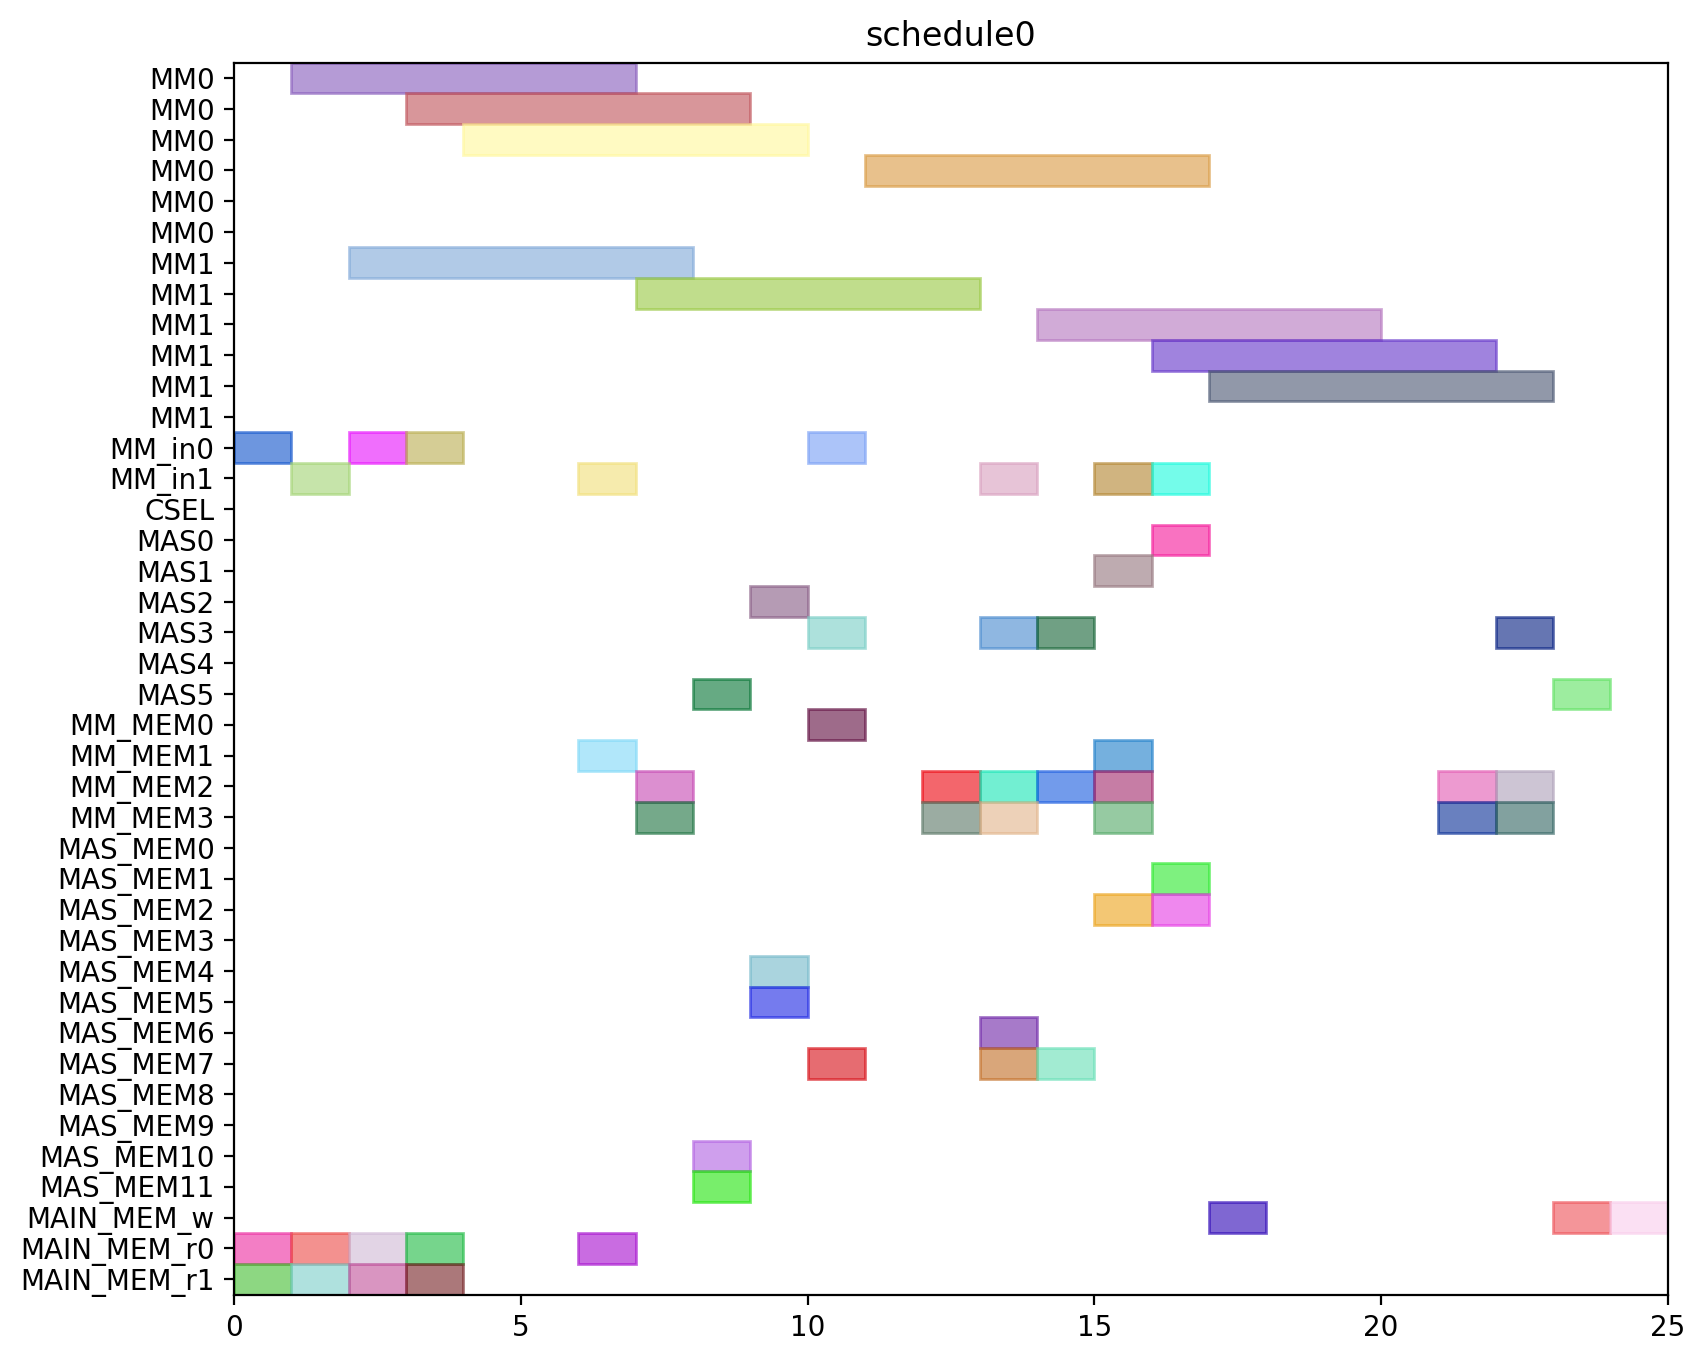

Write Python code to recreate this figure.
from pyschedule import Scenario, solvers, plotters, alt


def solve():
	horizon = 120
	S = Scenario("schedule0", horizon=horizon)

	# resource
	MM = S.Resources('MM', num=2, size=6)
	MM_in = S.Resources('MM_in', num=2)
	CSEL = S.Resource('CSEL')
	MAS = S.Resources('MAS', num=6, size=1, periods=range(1, horizon))
	MM_MEM = S.Resources('MM_MEM', num=4)
	MAS_MEM = S.Resources('MAS_MEM', num=12)
	MAIN_MEM_w = S.Resource('MAIN_MEM_w', size=1)
	MAIN_MEM_r = S.Resources('MAIN_MEM_r', num=2)

	# result of previous scheduling

	# new tasks
	t0 = S.Task('t0', length=6, delay_cost=1)
	t0 += alt(MM)
	t0_in = S.Task('t0_in', length=1, delay_cost=1)
	t0_in += alt(MM_in)
	S += t0_in*MM_in[0]<=t0*MM[0]
	S += t0_in*MM_in[1]<=t0*MM[1]
	t0_mem0 = S.Task('t0_mem0', length=1, delay_cost=1)
	t0_mem0 += MAIN_MEM_r[0]
	S += t0_mem0 <= t0

	t0_mem1 = S.Task('t0_mem1', length=1, delay_cost=1)
	t0_mem1 += MAIN_MEM_r[1]
	S += t0_mem1 <= t0

	t3 = S.Task('t3', length=6, delay_cost=1)
	t3 += alt(MM)
	t3_in = S.Task('t3_in', length=1, delay_cost=1)
	t3_in += alt(MM_in)
	S += t3_in*MM_in[0]<=t3*MM[0]
	S += t3_in*MM_in[1]<=t3*MM[1]
	t3_mem0 = S.Task('t3_mem0', length=1, delay_cost=1)
	t3_mem0 += MAIN_MEM_r[0]
	S += t3_mem0 <= t3

	t3_mem1 = S.Task('t3_mem1', length=1, delay_cost=1)
	t3_mem1 += MAIN_MEM_r[1]
	S += t3_mem1 <= t3

	t1 = S.Task('t1', length=6, delay_cost=1)
	t1 += alt(MM)
	t1_in = S.Task('t1_in', length=1, delay_cost=1)
	t1_in += alt(MM_in)
	S += t1_in*MM_in[0]<=t1*MM[0]
	S += t1_in*MM_in[1]<=t1*MM[1]
	t1_mem0 = S.Task('t1_mem0', length=1, delay_cost=1)
	t1_mem0 += MAIN_MEM_r[0]
	S += t1_mem0 <= t1

	t1_mem1 = S.Task('t1_mem1', length=1, delay_cost=1)
	t1_mem1 += MAIN_MEM_r[1]
	S += t1_mem1 <= t1

	t2 = S.Task('t2', length=6, delay_cost=1)
	t2 += alt(MM)
	t2_in = S.Task('t2_in', length=1, delay_cost=1)
	t2_in += alt(MM_in)
	S += t2_in*MM_in[0]<=t2*MM[0]
	S += t2_in*MM_in[1]<=t2*MM[1]
	t2_mem0 = S.Task('t2_mem0', length=1, delay_cost=1)
	t2_mem0 += MAIN_MEM_r[0]
	S += t2_mem0 <= t2

	t2_mem1 = S.Task('t2_mem1', length=1, delay_cost=1)
	t2_mem1 += MAIN_MEM_r[1]
	S += t2_mem1 <= t2

	t4 = S.Task('t4', length=6, delay_cost=1)
	t4 += alt(MM)
	t4_in = S.Task('t4_in', length=1, delay_cost=1)
	t4_in += alt(MM_in)
	S += t4_in*MM_in[0]<=t4*MM[0]
	S += t4_in*MM_in[1]<=t4*MM[1]
	t4_mem0 = S.Task('t4_mem0', length=1, delay_cost=1)
	t4_mem0 += MAIN_MEM_r[0]
	S += t4_mem0 <= t4

	t4_mem1 = S.Task('t4_mem1', length=1, delay_cost=1)
	t4_mem1 += alt(MM_MEM)
	S += (t2*MM[0])-1 < t4_mem1*MM_MEM[1]
	S += (t2*MM[1])-1 < t4_mem1*MM_MEM[3]
	S += t4_mem1 <= t4

	t5 = S.Task('t5', length=1, delay_cost=1)
	t5 += alt(MAS)
	t5_mem0 = S.Task('t5_mem0', length=1, delay_cost=1)
	t5_mem0 += alt(MM_MEM)
	S += (t0*MM[0])-1 < t5_mem0*MM_MEM[0]
	S += (t0*MM[1])-1 < t5_mem0*MM_MEM[2]
	S += t5_mem0 <= t5

	t5_mem1 = S.Task('t5_mem1', length=1, delay_cost=1)
	t5_mem1 += alt(MM_MEM)
	S += (t0*MM[0])-1 < t5_mem1*MM_MEM[1]
	S += (t0*MM[1])-1 < t5_mem1*MM_MEM[3]
	S += t5_mem1 <= t5

	t6 = S.Task('t6', length=1, delay_cost=1)
	t6 += alt(MAS)
	t6_mem0 = S.Task('t6_mem0', length=1, delay_cost=1)
	t6_mem0 += alt(MAS_MEM)
	S += (t5*MAS[0])-1 < t6_mem0*MAS_MEM[0]
	S += (t5*MAS[1])-1 < t6_mem0*MAS_MEM[2]
	S += (t5*MAS[2])-1 < t6_mem0*MAS_MEM[4]
	S += (t5*MAS[3])-1 < t6_mem0*MAS_MEM[6]
	S += (t5*MAS[4])-1 < t6_mem0*MAS_MEM[8]
	S += (t5*MAS[5])-1 < t6_mem0*MAS_MEM[10]
	S += t6_mem0 <= t6

	t6_mem1 = S.Task('t6_mem1', length=1, delay_cost=1)
	t6_mem1 += alt(MAS_MEM)
	S += (t5*MAS[0])-1 < t6_mem1*MAS_MEM[1]
	S += (t5*MAS[1])-1 < t6_mem1*MAS_MEM[3]
	S += (t5*MAS[2])-1 < t6_mem1*MAS_MEM[5]
	S += (t5*MAS[3])-1 < t6_mem1*MAS_MEM[7]
	S += (t5*MAS[4])-1 < t6_mem1*MAS_MEM[9]
	S += (t5*MAS[5])-1 < t6_mem1*MAS_MEM[11]
	S += t6_mem1 <= t6

	t9 = S.Task('t9', length=1, delay_cost=1)
	t9 += alt(MAS)
	t9_mem0 = S.Task('t9_mem0', length=1, delay_cost=1)
	t9_mem0 += alt(MM_MEM)
	S += (t0*MM[0])-1 < t9_mem0*MM_MEM[0]
	S += (t0*MM[1])-1 < t9_mem0*MM_MEM[2]
	S += t9_mem0 <= t9

	t9_mem1 = S.Task('t9_mem1', length=1, delay_cost=1)
	t9_mem1 += alt(MM_MEM)
	S += (t4*MM[0])-1 < t9_mem1*MM_MEM[1]
	S += (t4*MM[1])-1 < t9_mem1*MM_MEM[3]
	S += t9_mem1 <= t9

	t10 = S.Task('t10', length=1, delay_cost=1)
	t10 += alt(MAS)
	t10_mem0 = S.Task('t10_mem0', length=1, delay_cost=1)
	t10_mem0 += alt(MM_MEM)
	S += (t4*MM[0])-1 < t10_mem0*MM_MEM[0]
	S += (t4*MM[1])-1 < t10_mem0*MM_MEM[2]
	S += t10_mem0 <= t10

	t10_mem1 = S.Task('t10_mem1', length=1, delay_cost=1)
	t10_mem1 += alt(MM_MEM)
	S += (t4*MM[0])-1 < t10_mem1*MM_MEM[1]
	S += (t4*MM[1])-1 < t10_mem1*MM_MEM[3]
	S += t10_mem1 <= t10

	t7 = S.Task('t7', length=1, delay_cost=1)
	t7 += alt(MAS)
	t7_mem0 = S.Task('t7_mem0', length=1, delay_cost=1)
	t7_mem0 += alt(MAS_MEM)
	S += (t6*MAS[0])-1 < t7_mem0*MAS_MEM[0]
	S += (t6*MAS[1])-1 < t7_mem0*MAS_MEM[2]
	S += (t6*MAS[2])-1 < t7_mem0*MAS_MEM[4]
	S += (t6*MAS[3])-1 < t7_mem0*MAS_MEM[6]
	S += (t6*MAS[4])-1 < t7_mem0*MAS_MEM[8]
	S += (t6*MAS[5])-1 < t7_mem0*MAS_MEM[10]
	S += t7_mem0 <= t7

	t7_mem1 = S.Task('t7_mem1', length=1, delay_cost=1)
	t7_mem1 += alt(MAS_MEM)
	S += (t6*MAS[0])-1 < t7_mem1*MAS_MEM[1]
	S += (t6*MAS[1])-1 < t7_mem1*MAS_MEM[3]
	S += (t6*MAS[2])-1 < t7_mem1*MAS_MEM[5]
	S += (t6*MAS[3])-1 < t7_mem1*MAS_MEM[7]
	S += (t6*MAS[4])-1 < t7_mem1*MAS_MEM[9]
	S += (t6*MAS[5])-1 < t7_mem1*MAS_MEM[11]
	S += t7_mem1 <= t7

	t11 = S.Task('t11', length=1, delay_cost=1)
	t11 += alt(MAS)
	t11_mem0 = S.Task('t11_mem0', length=1, delay_cost=1)
	t11_mem0 += alt(MAS_MEM)
	S += (t10*MAS[0])-1 < t11_mem0*MAS_MEM[0]
	S += (t10*MAS[1])-1 < t11_mem0*MAS_MEM[2]
	S += (t10*MAS[2])-1 < t11_mem0*MAS_MEM[4]
	S += (t10*MAS[3])-1 < t11_mem0*MAS_MEM[6]
	S += (t10*MAS[4])-1 < t11_mem0*MAS_MEM[8]
	S += (t10*MAS[5])-1 < t11_mem0*MAS_MEM[10]
	S += t11_mem0 <= t11

	t11_mem1 = S.Task('t11_mem1', length=1, delay_cost=1)
	t11_mem1 += alt(MM_MEM)
	S += (t4*MM[0])-1 < t11_mem1*MM_MEM[1]
	S += (t4*MM[1])-1 < t11_mem1*MM_MEM[3]
	S += t11_mem1 <= t11

	t8 = S.Task('t8', length=6, delay_cost=1)
	t8 += alt(MM)
	t8_in = S.Task('t8_in', length=1, delay_cost=1)
	t8_in += alt(MM_in)
	S += t8_in*MM_in[0]<=t8*MM[0]
	S += t8_in*MM_in[1]<=t8*MM[1]
	t8_mem0 = S.Task('t8_mem0', length=1, delay_cost=1)
	t8_mem0 += alt(MM_MEM)
	S += (t4*MM[0])-1 < t8_mem0*MM_MEM[0]
	S += (t4*MM[1])-1 < t8_mem0*MM_MEM[2]
	S += t8_mem0 <= t8

	t8_mem1 = S.Task('t8_mem1', length=1, delay_cost=1)
	t8_mem1 += alt(MAS_MEM)
	S += (t7*MAS[0])-1 < t8_mem1*MAS_MEM[1]
	S += (t7*MAS[1])-1 < t8_mem1*MAS_MEM[3]
	S += (t7*MAS[2])-1 < t8_mem1*MAS_MEM[5]
	S += (t7*MAS[3])-1 < t8_mem1*MAS_MEM[7]
	S += (t7*MAS[4])-1 < t8_mem1*MAS_MEM[9]
	S += (t7*MAS[5])-1 < t8_mem1*MAS_MEM[11]
	S += t8_mem1 <= t8

	new_PZ = S.Task('new_PZ', length=6, delay_cost=1)
	new_PZ += alt(MM)
	new_PZ_in = S.Task('new_PZ_in', length=1, delay_cost=1)
	new_PZ_in += alt(MM_in)
	S += new_PZ_in*MM_in[0]<=new_PZ*MM[0]
	S += new_PZ_in*MM_in[1]<=new_PZ*MM[1]
	S += 0<new_PZ

	new_PZ_w = S.Task('new_PZ_w', length=1, delay_cost=1)
	new_PZ_w += alt(MAIN_MEM_w)
	S += new_PZ <= new_PZ_w

	new_PZ_mem0 = S.Task('new_PZ_mem0', length=1, delay_cost=1)
	new_PZ_mem0 += alt(MM_MEM)
	S += (t1*MM[0])-1 < new_PZ_mem0*MM_MEM[0]
	S += (t1*MM[1])-1 < new_PZ_mem0*MM_MEM[2]
	S += new_PZ_mem0 <= new_PZ

	new_PZ_mem1 = S.Task('new_PZ_mem1', length=1, delay_cost=1)
	new_PZ_mem1 += alt(MAS_MEM)
	S += (t7*MAS[0])-1 < new_PZ_mem1*MAS_MEM[1]
	S += (t7*MAS[1])-1 < new_PZ_mem1*MAS_MEM[3]
	S += (t7*MAS[2])-1 < new_PZ_mem1*MAS_MEM[5]
	S += (t7*MAS[3])-1 < new_PZ_mem1*MAS_MEM[7]
	S += (t7*MAS[4])-1 < new_PZ_mem1*MAS_MEM[9]
	S += (t7*MAS[5])-1 < new_PZ_mem1*MAS_MEM[11]
	S += new_PZ_mem1 <= new_PZ

	t12 = S.Task('t12', length=1, delay_cost=1)
	t12 += alt(MAS)
	t12_mem0 = S.Task('t12_mem0', length=1, delay_cost=1)
	t12_mem0 += alt(MM_MEM)
	S += (t0*MM[0])-1 < t12_mem0*MM_MEM[0]
	S += (t0*MM[1])-1 < t12_mem0*MM_MEM[2]
	S += t12_mem0 <= t12

	t12_mem1 = S.Task('t12_mem1', length=1, delay_cost=1)
	t12_mem1 += alt(MAS_MEM)
	S += (t11*MAS[0])-1 < t12_mem1*MAS_MEM[1]
	S += (t11*MAS[1])-1 < t12_mem1*MAS_MEM[3]
	S += (t11*MAS[2])-1 < t12_mem1*MAS_MEM[5]
	S += (t11*MAS[3])-1 < t12_mem1*MAS_MEM[7]
	S += (t11*MAS[4])-1 < t12_mem1*MAS_MEM[9]
	S += (t11*MAS[5])-1 < t12_mem1*MAS_MEM[11]
	S += t12_mem1 <= t12

	t13 = S.Task('t13', length=6, delay_cost=1)
	t13 += alt(MM)
	t13_in = S.Task('t13_in', length=1, delay_cost=1)
	t13_in += alt(MM_in)
	S += t13_in*MM_in[0]<=t13*MM[0]
	S += t13_in*MM_in[1]<=t13*MM[1]
	t13_mem0 = S.Task('t13_mem0', length=1, delay_cost=1)
	t13_mem0 += alt(MAS_MEM)
	S += (t12*MAS[0])-1 < t13_mem0*MAS_MEM[0]
	S += (t12*MAS[1])-1 < t13_mem0*MAS_MEM[2]
	S += (t12*MAS[2])-1 < t13_mem0*MAS_MEM[4]
	S += (t12*MAS[3])-1 < t13_mem0*MAS_MEM[6]
	S += (t12*MAS[4])-1 < t13_mem0*MAS_MEM[8]
	S += (t12*MAS[5])-1 < t13_mem0*MAS_MEM[10]
	S += t13_mem0 <= t13

	t13_mem1 = S.Task('t13_mem1', length=1, delay_cost=1)
	t13_mem1 += alt(MAS_MEM)
	S += (t9*MAS[0])-1 < t13_mem1*MAS_MEM[1]
	S += (t9*MAS[1])-1 < t13_mem1*MAS_MEM[3]
	S += (t9*MAS[2])-1 < t13_mem1*MAS_MEM[5]
	S += (t9*MAS[3])-1 < t13_mem1*MAS_MEM[7]
	S += (t9*MAS[4])-1 < t13_mem1*MAS_MEM[9]
	S += (t9*MAS[5])-1 < t13_mem1*MAS_MEM[11]
	S += t13_mem1 <= t13

	t14 = S.Task('t14', length=6, delay_cost=1)
	t14 += alt(MM)
	t14_in = S.Task('t14_in', length=1, delay_cost=1)
	t14_in += alt(MM_in)
	S += t14_in*MM_in[0]<=t14*MM[0]
	S += t14_in*MM_in[1]<=t14*MM[1]
	t14_mem0 = S.Task('t14_mem0', length=1, delay_cost=1)
	t14_mem0 += alt(MAS_MEM)
	S += (t12*MAS[0])-1 < t14_mem0*MAS_MEM[0]
	S += (t12*MAS[1])-1 < t14_mem0*MAS_MEM[2]
	S += (t12*MAS[2])-1 < t14_mem0*MAS_MEM[4]
	S += (t12*MAS[3])-1 < t14_mem0*MAS_MEM[6]
	S += (t12*MAS[4])-1 < t14_mem0*MAS_MEM[8]
	S += (t12*MAS[5])-1 < t14_mem0*MAS_MEM[10]
	S += t14_mem0 <= t14

	t14_mem1 = S.Task('t14_mem1', length=1, delay_cost=1)
	t14_mem1 += alt(MM_MEM)
	S += (t3*MM[0])-1 < t14_mem1*MM_MEM[1]
	S += (t3*MM[1])-1 < t14_mem1*MM_MEM[3]
	S += t14_mem1 <= t14

	new_PY = S.Task('new_PY', length=1, delay_cost=1)
	new_PY += alt(MAS)
	S += 0<new_PY

	new_PY_w = S.Task('new_PY_w', length=1, delay_cost=1)
	new_PY_w += alt(MAIN_MEM_w)
	S += new_PY <= new_PY_w

	new_PY_mem0 = S.Task('new_PY_mem0', length=1, delay_cost=1)
	new_PY_mem0 += alt(MM_MEM)
	S += (t8*MM[0])-1 < new_PY_mem0*MM_MEM[0]
	S += (t8*MM[1])-1 < new_PY_mem0*MM_MEM[2]
	S += new_PY_mem0 <= new_PY

	new_PY_mem1 = S.Task('new_PY_mem1', length=1, delay_cost=1)
	new_PY_mem1 += alt(MM_MEM)
	S += (t13*MM[0])-1 < new_PY_mem1*MM_MEM[1]
	S += (t13*MM[1])-1 < new_PY_mem1*MM_MEM[3]
	S += new_PY_mem1 <= new_PY

	new_PX = S.Task('new_PX', length=1, delay_cost=1)
	new_PX += alt(MAS)
	S += 0<new_PX

	new_PX_w = S.Task('new_PX_w', length=1, delay_cost=1)
	new_PX_w += alt(MAIN_MEM_w)
	S += new_PX <= new_PX_w

	new_PX_mem0 = S.Task('new_PX_mem0', length=1, delay_cost=1)
	new_PX_mem0 += alt(MM_MEM)
	S += (t14*MM[0])-1 < new_PX_mem0*MM_MEM[0]
	S += (t14*MM[1])-1 < new_PX_mem0*MM_MEM[2]
	S += new_PX_mem0 <= new_PX

	new_PX_mem1 = S.Task('new_PX_mem1', length=1, delay_cost=1)
	new_PX_mem1 += alt(MM_MEM)
	S += (t14*MM[0])-1 < new_PX_mem1*MM_MEM[1]
	S += (t14*MM[1])-1 < new_PX_mem1*MM_MEM[3]
	S += new_PX_mem1 <= new_PX

	solvers.mip.solve(S,msg=1,kind='CPLEX',ratio_gap=1.01)

	solution = [['hoge']*len(S.solution()[1]) for i in range(len(S.solution()))]
	for i in range(len(S.solution())):
		for j in range(len(S.solution()[i])):
			solution[i][j]=str(S.solution()[i][j])
	print(solution)

	cycles = int(solution[-1][3])

	pic_file_name = "/home/mfukuda/ABE/multiRAM_multiMAS_16mux/scheduling_result/stage6MM2_stage1MAS6/EP_DBL_A_0/schedule0.png"
	if(S.solution() != []):
		plotters.matplotlib.plot(S,img_filename=pic_file_name, show_task_labels=False, fig_size=(cycles*0.25+3, 8))

	return solution
